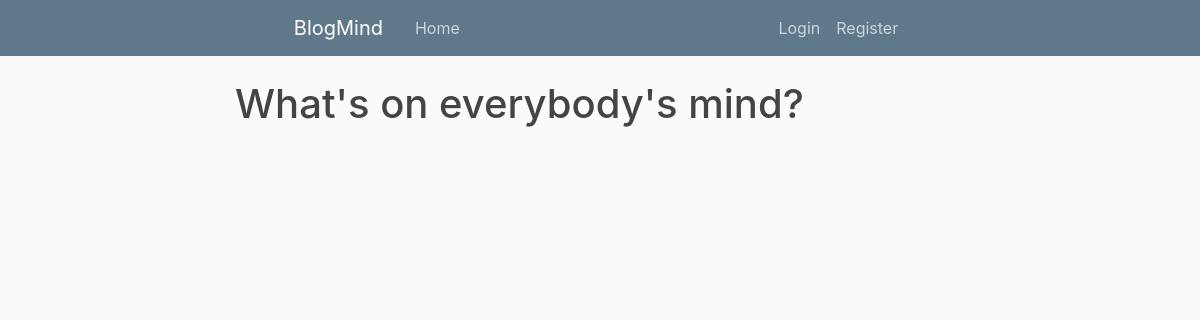
Page /home on the earlier database version.
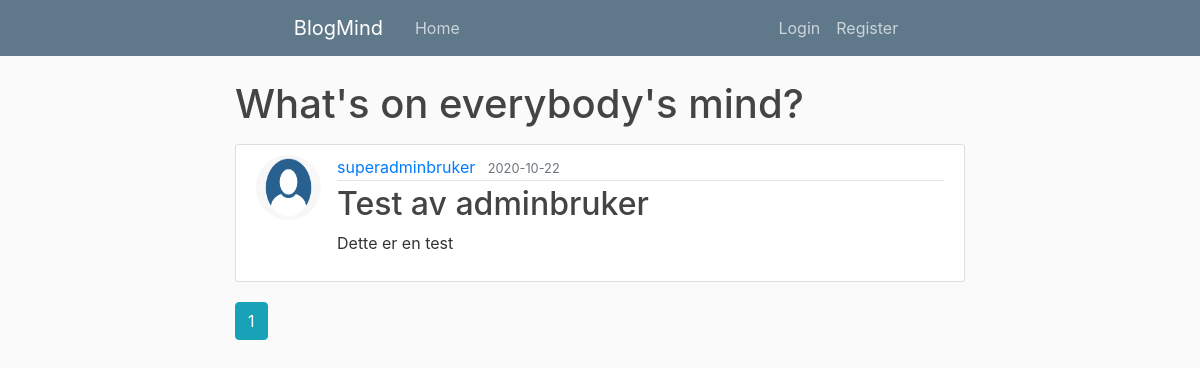
Same page on the later database version.
### photomind/models.py (models this page shows, shortened)
class Post(db.Model):
    id = db.Column(db.Integer, primary_key=True)
    title = db.Column(db.String(100), nullable=False)
    date_posted = db.Column(db.DateTime, nullable=False, default=datetime.utcnow)
    content = db.Column(db.Text, nullable=False)
    user_id = db.Column(db.Integer, db.ForeignKey('user.id'), nullable=False)

class User(db.Model, UserMixin):
    id = db.Column(db.Integer, primary_key=True)
    username = db.Column(db.String(20), unique=True, nullable=False)
    email = db.Column(db.String(120), unique=True, nullable=False)
    image_file = db.Column(db.String(20), nullable=False, default='default.jpg')
    password = db.Column(db.String(60), nullable=False)
    question = db.Column(db.Integer, nullable=False)
    answer = db.Column(db.String(30), nullable=False)
    posts = db.relationship('Post', backref='author', lazy=True)
    last_login_at = db.Column(db.DateTime)
    last_login_ip = db.Column(db.String(100))
    active = db.Column(db.Boolean)
    role = db.Column(db.String(10), nullable=False, default='user')

### photomind/main/routes.py (the view)
@main.route("/")
@main.route("/home")
def home():
    page = request.args.get('page', 1, type=int)
    posts = Post.query.order_by(Post.date_posted.desc()).paginate(page=page, per_page=5)
    return render_template('home.html', posts=posts)

### photomind/templates/home.html
{% extends "layout.html" %}
{% block content %}
  <h1 class="mb-3">What's on everybody's mind? </h1>
    {% for post in posts.items %}
        <article class="media content-section">
          <img class="rounded-circle article-img" src="{{ url_for('static', filename='profile_pics/' + post.author.image_file) }}">
          <div class="media-body">
            <div class="article-metadata">
              <a class="mr-2" href="{{ url_for('users.user_posts', username=post.author.username) }}">{{ post.author.username }}</a>
              <small class="text-muted">{{ post.date_posted.strftime('%Y-%m-%d') }}</small>
            </div>
            <h2><a class="article-title" href="{{ url_for('posts.post', post_id=post.id) }}">{{ post.title }}</a></h2>
            <p class="article-content">{{ post.content }}</p>
          </div>
        </article>
    {% endfor %}
    {% for page_num in posts.iter_pages(left_edge=1, right_edge=1, left_current=1, right_current=2) %}
      {% if page_num %}
        {% if posts.page == page_num %}
          <a class="btn btn-info mb-4" href="{{ url_for('main.home', page=page_num) }}">{{ page_num }}</a>
        {% else %}
          <a class="btn btn-outline-info mb-4" href="{{ url_for('main.home', page=page_num) }}">{{ page_num }}</a>
        {% endif %}
      {% else %}
        ...
      {% endif %}
    {% endfor %}
{% endblock content %}

### photomind/templates/layout.html (shortened to what this page needs)
<!DOCTYPE html>
<html>
<head>
    <link rel="stylesheet" href="https://maxcdn.bootstrapcdn.com/bootstrap/4.0.0/css/bootstrap.min.css">
    <link rel="stylesheet" type="text/css" href="{{ url_for('static', filename='main.css') }}">
</head>
<body>
    <header class="site-header">
      <nav class="navbar navbar-expand-md navbar-dark bg-steel fixed-top">
        <div class="container" id="meny">
          <a class="navbar-brand mr-4" href="/">BlogMind</a>
          <div class="collapse navbar-collapse" id="navbarToggle">
            <div class="navbar-nav mr-auto">
              <a class="nav-item nav-link" href="{{ url_for('main.home') }}">Home</a>
            </div>
            <div class="navbar-nav">
              {% if current_user.is_authenticated %}
                <a class="nav-item nav-link" href="{{ url_for('posts.new_post') }}">New Post</a>
                <a class="nav-item nav-link" href="{{ url_for('users.account') }}">Account</a>
                <a class="nav-item nav-link" href="{{ url_for('users.logout') }}">Logout</a>
              {% else %}
                <a class="nav-item nav-link" href="{{ url_for('users.login') }}">Login</a>
                <a class="nav-item nav-link" href="{{ url_for('users.register') }}">Register</a>
              {% endif %}
            </div>
          </div>
        </div>
      </nav>
    </header>
    <main role="main" class="container">
      <div class="row">
        <div class="col-md-8">
          {% block content %}{% endblock %}
        </div>
      </div>
    </main>
</body>
</html>

### photomind/static/main.css (style rules this page uses)
body { background: #fafafa; color: #333333; margin-top: 5rem; }
h1, h2, h3, h4, h5, h6 { color: #444444; }
.bg-steel { background-color: #5f788a; }
.site-header .navbar-nav .nav-link { color: #cbd5db; }
.content-section { background: #ffffff; padding: 10px 20px; border: 1px solid #dddddd; border-radius: 3px; margin-bottom: 20px; }
.article-title { color: #444444; }
.article-content { white-space: pre-line; }
.article-img { height: 65px; width: 65px; margin-right: 16px; }
.article-metadata { padding-bottom: 1px; margin-bottom: 4px; border-bottom: 1px solid #e3e3e3 }
.col-md-8 { margin: auto; }
#meny { width: 55%; }

Differences in the rows shown:
added Post: image_file (placeholder picture), author.username "superadminbruker", date_posted "2020-10-22", title "Test av adminbruker", content "Dette er en test"
Other differences:
new list line: "1"
